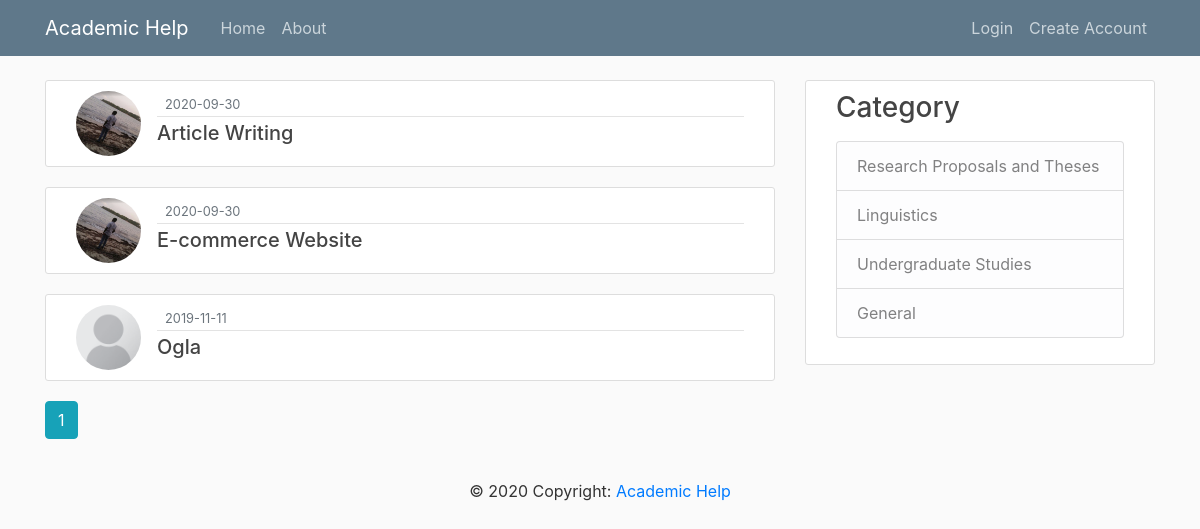
/cat/1, run on an earlier commit of the app's database.
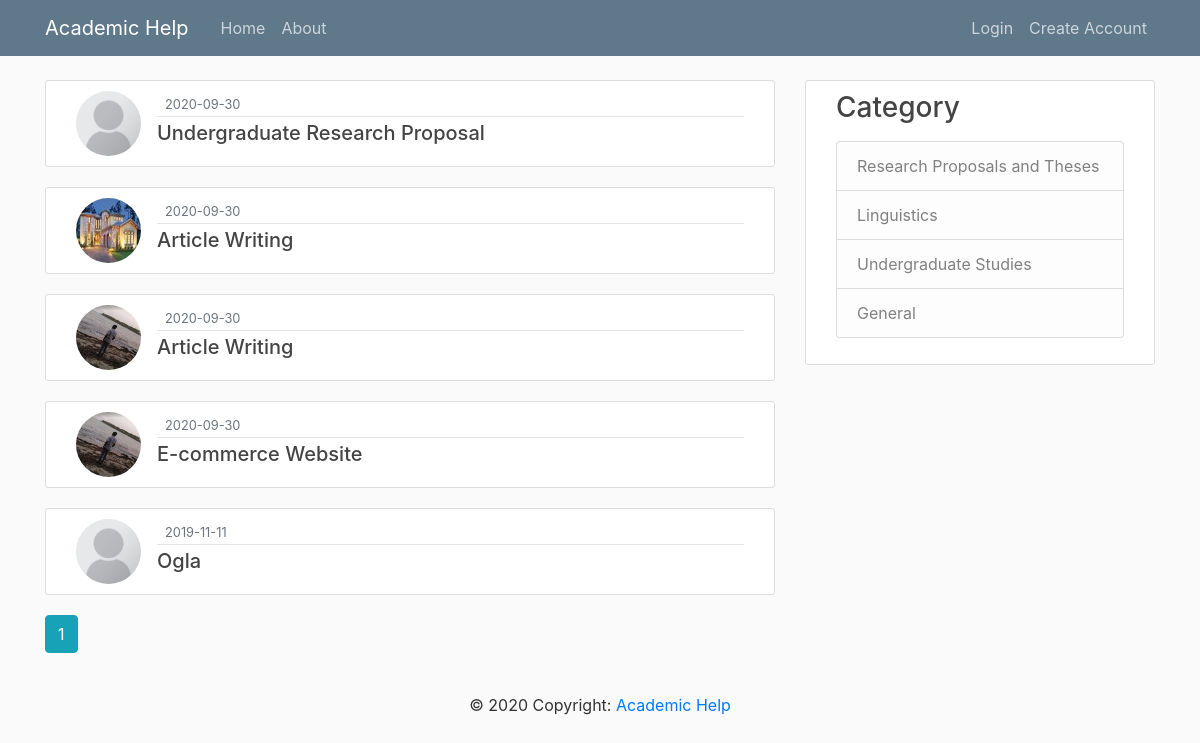
And on a later commit of the database.
### flaskblog/models.py (models this page shows, shortened)
class Post(db.Model):
    id = db.Column(db.Integer, primary_key=True)
    title = db.Column(db.String(100), nullable=False)
    date_posted = db.Column(db.DateTime, nullable=False,
                            default=datetime.utcnow)
    content = db.Column(db.Text, nullable=False)
    category = db.Column(db.Text)
    user_id = db.Column(db.Integer, db.ForeignKey('user.id'), nullable=False)

class User(db.Model, UserMixin):
    id = db.Column(db.Integer, primary_key=True)
    username = db.Column(db.String(20), unique=True, nullable=False)
    email = db.Column(db.String(120), unique=True, nullable=False)
    image_file = db.Column(db.String(20), nullable=False,
                           default='default-pic.jpg')
    password = db.Column(db.String(60), nullable=False)
    posts = db.relationship('Post', backref='author', lazy=True)

### flaskblog/posts/routes.py (the view)
@posts.route("/cat/<int:category>")
def category_posts(category):
    page = request.args.get('page', 1, type=int)
    cat = Post.query.filter_by(category=category).first_or_404()
    posts = Post.query.filter_by(category=category)\
        .order_by(Post.date_posted.desc())\
        .paginate(page=page, per_page=5)
    return render_template('category_posts.html',category=cat, posts=posts)

### flaskblog/templates/category_posts.html (shortened to what this page needs)
{% extends "layout.html" %}
{% block content %}
    {% for post in posts.items %}
        <article class="media content-section">
          <img class="rounded-circle article-img" src="{{ url_for('static', filename='profile_pics/' + post.author.image_file) }}">
          <div class="media-body">
            <div class="article-metadata">
              <small class="text-muted">{{ post.date_posted.strftime('%Y-%m-%d') }}</small>
            </div>
            <h5><a class="article-title" href="{{ url_for('posts.post', post_id=post.id) }}">{{ post.title }}</a></h5>
          </div>
        </article>
    {% endfor %}
    {% for page_num in posts.iter_pages(left_edge=1, right_edge=1, left_current=1, right_current=2) %}
      {% if page_num %}
        {% if posts.page == page_num %}
          <a class="btn btn-info mb-4" href="{{ url_for('posts.category_posts', category=category.category, page=page_num) }}">{{ page_num }}</a>
        {% else %}
          <a class="btn btn-outline-info mb-4" href="{{ url_for('posts.category_posts', category=category.category, page=page_num) }}">{{ page_num }}</a>
        {% endif %}
      {% else %}
        ...
      {% endif %}
    {% endfor %}
{% endblock content %}

### flaskblog/templates/layout.html (shortened to what this page needs)
<!DOCTYPE html>
<html>
<head>
    <link rel="stylesheet" href="https://maxcdn.bootstrapcdn.com/bootstrap/4.0.0/css/bootstrap.min.css">
    <link rel="stylesheet" type="text/css" href="{{ url_for('static', filename='main.css') }}">
</head>
<body>
    <header class="site-header">
      <nav class="navbar navbar-expand-md navbar-dark bg-steel fixed-top">
        <div class="container">
          <a class="navbar-brand mr-4" href="/">Academic Help</a>
          <div class="collapse navbar-collapse" id="navbarToggle">
            <div class="navbar-nav mr-auto">
              <a class="nav-item nav-link" href="{{ url_for('main.home') }}">Home</a>
              <a class="nav-item nav-link" href="{{ url_for('main.about') }}">About</a>
            </div>
            <div class="navbar-nav">
              {% if current_user.is_authenticated %}
                <a class="nav-item nav-link" href="{{ url_for('posts.new_post') }}">Submit your concern</a>
                <a class="nav-item nav-link" href="{{ url_for('users.account') }}">Profile</a>
                <a class="nav-item nav-link" href="{{ url_for('users.logout') }}">logout</a>
              {% else %}
                <a class="nav-item nav-link" href="{{ url_for('users.login') }}">Login</a>
                <a class="nav-item nav-link" href="{{ url_for('users.register') }}">Create Account</a>
              {% endif %}
            </div>
          </div>
        </div>
      </nav>
    </header>
    <main role="main" class="container">
      <div class="row">
        <div class="col-md-8">
          {% block content %}{% endblock %}
        </div>
        <div class="col-md-4">
          <div class="content-section">
            <h3>Category</h3>
            <p class='text-muted'>
              <ul class="list-group">
                <a class="list-group-item list-group-item-light" href="{{ url_for('posts.category_posts', category =1) }}">Research Proposals and Theses</a>
                <a class="list-group-item list-group-item-light" href="{{ url_for('posts.category_posts', category =2) }}">Linguistics</a>
                <a class="list-group-item list-group-item-light" href="{{ url_for('posts.category_posts', category =3) }}">Undergraduate Studies</a>
                <a class="list-group-item list-group-item-light" href="{{ url_for('posts.category_posts', category =4) }}">General</a>
              </ul>
            </p>
          </div>
        </div>
      </div>
    </main>
<footer class="page-footer font-small blue">
  <div class="footer-copyright text-center py-3">© 2020 Copyright:
    <a href="#">Academic Help</a>
  </div>
</footer>
</body>
</html>

### flaskblog/static/main.css (style rules this page uses)
body { background: #fafafa; color: #333333; margin-top: 5rem; }
h1, h2, h3, h4, h5, h6 { color: #444444; }
.bg-steel { background-color: #5f788a; }
.site-header .navbar-nav .nav-link { color: #cbd5db; }
.content-section { background: #ffffff; padding: 10px 30px; border: 1px solid #dddddd; border-radius: 3px; margin-bottom: 20px; }
.article-title { color: #444444; }
.article-img { height: 65px; width: 65px; margin-right: 16px; }
.article-metadata { padding-bottom: 1px; margin-bottom: 4px; border-bottom: 1px solid #e3e3e3; }

What changed in the data, as far as the page shows it:
added Post: image_file (placeholder picture), date_posted "2020-09-30", title "Undergraduate Research Proposal"
added Post: image_file (picture), date_posted "2020-09-30", title "Article Writing"
